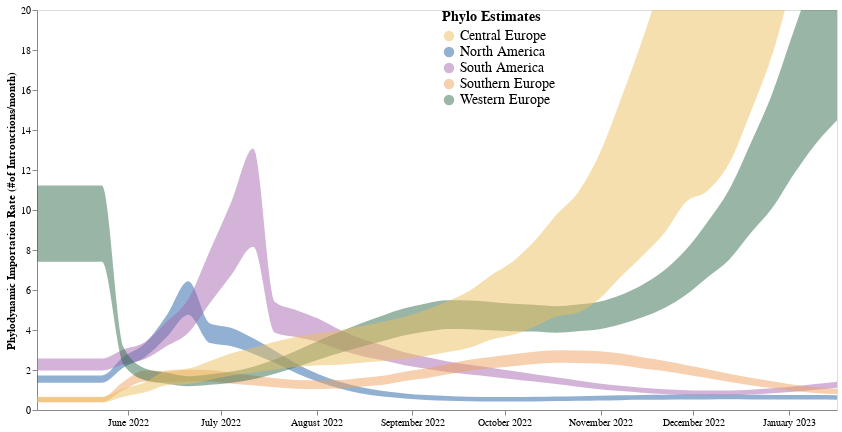

Notebook cell for this chart:
### Code cell
summary_mrb_df

### Figure 1 — Vega-Lite specification as saved in the notebook (floating-point values rounded to 4 significant figures; data arrays with more than 128 entries replaced by an {"elided": "..."} marker saying what was removed)
{"config": {"view": {"continuousWidth": 400, "continuousHeight": 300}}, "data": {"name": "data-1e5c56d70282ae69af1a463d0fdc8cbe"}, "mark": {"type": "area", "clip": true, "color": "orange", "interpolate": "monotone", "opacity": 0.5}, "encoding": {"color": {"field": "deme", "legend": {"labelFontSize": 14, "offset": -395, "orient": "right", "symbolSize": 110, "titleFontSize": 14}, "scale": {"range": ["#EEC060", "#2664A5", "#A76BB1", "#EEA160", "#356D4C"]}, "title": "Phylo Estimates", "type": "nominal"}, "x": {"axis": {"format": "%B %Y", "grid": false, "tickCount": "month", "title": null}, "field": "date", "type": "temporal"}, "y": {"axis": {"grid": false, "title": "Phylodynamic Importation Rate (#of Introuctions/month)"}, "field": "upper_hpd_log_50", "scale": {"domain": [0.0, 20]}, "type": "quantitative"}, "y2": {"field": "lower_hpd_log_50"}}, "height": 400, "width": 800, "$schema": "https://vega.github.io/schema/vega-lite/v4.17.0.json", "datasets": {"data-1e5c56d70282ae69af1a463d0fdc8cbe": {"elided": "190 records"}}}
